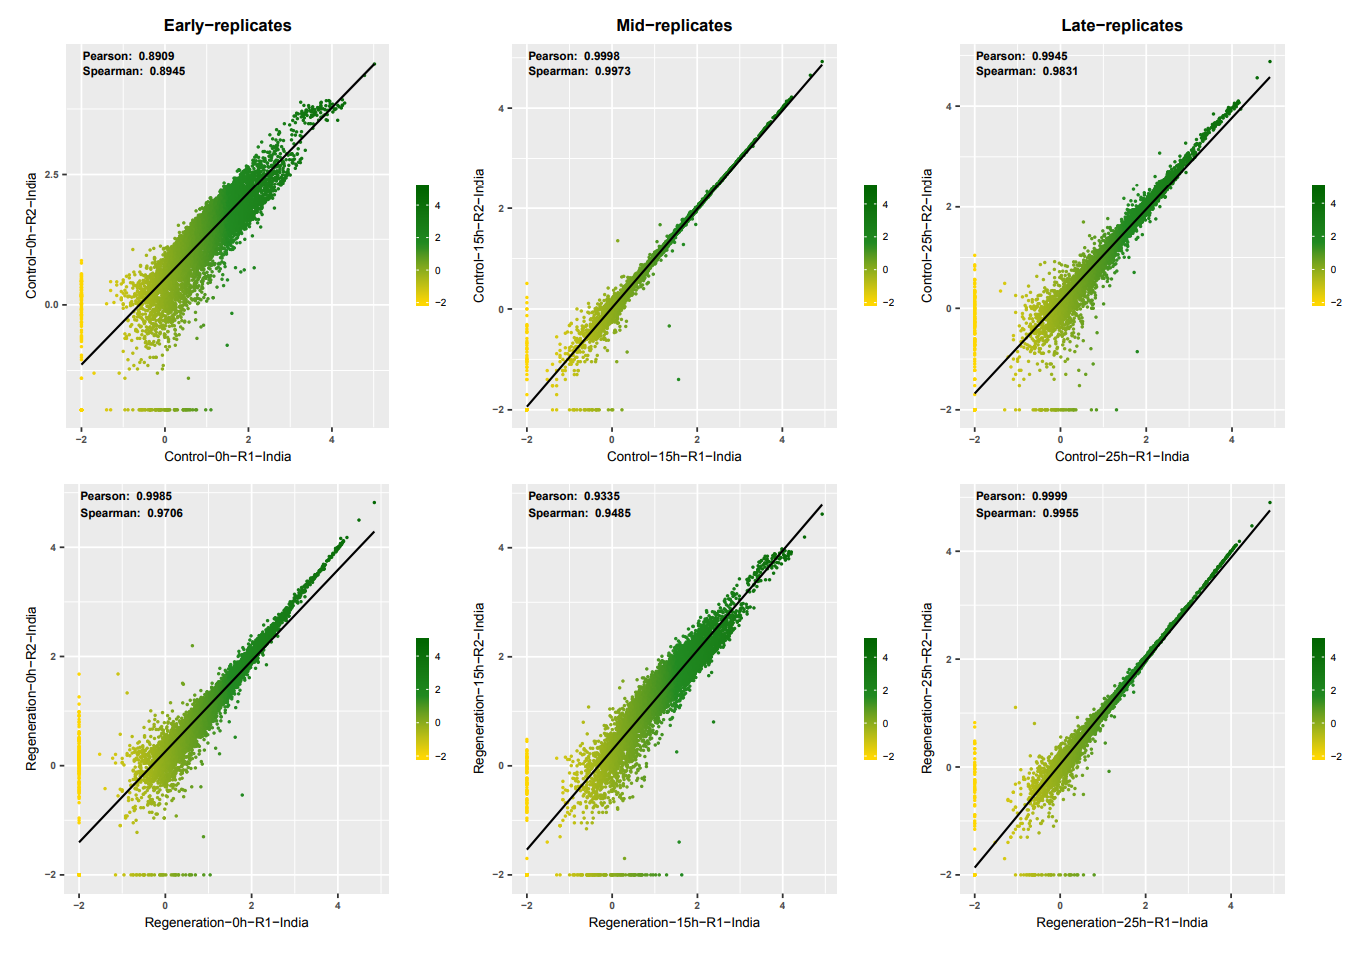

Write the R code that produced this figure.
### Example of Correlation plot: 
### January 20th 2020

library(tidyverse)
library(magrittr)
library(grid)
library(gridExtra)
options(stringsAsFactors = F)
setwd('/users/rg/ramador/D_me/RNA-seq/Covariable_analysis/dm6_r6.29/')

### input data:
datExpr <- readRDS("Results//india.GE.TPM.replicates.L3.cutoff.1TPM.RDS")

### 1) --- L3 replicates analysis: 

pearson <- cor(datExpr[,1], datExpr[,2], method = "pearson") %>% as.numeric
spearman <- cor(datExpr[,1], datExpr[,2], method = "spearman")%>% as.numeric

pearson <- grobTree(textGrob(
    paste("Pearson Correlation : ", round(pearson, 4) ),
    x = 0.63, y = 0.97, hjust = 0, gp = gpar(col = "black", fontsize = 9, fontface = "bold")))
spearman <- grobTree(textGrob(
    paste("Spearman Correlation : ", round(spearman, 4) ),
    x = 0.63, y = 0.93, hjust = 0, gp = gpar(col = "black", fontsize = 9, fontface = "bold")))

## pdf(file = "Plots//Correlation_plots/correlation.L3.pdf", paper = "a4r",
##     width = 0, height=0)

p5 <- ggplot(data = log10(datExpr+0.01),
       aes(x=`L3-R1-India`, y=`L3-R2-India`, color=`L3-R1-India`))+
    geom_point(size=1)+
    scale_color_gradient2(midpoint=1.5, low="gold", mid="forestgreen",high="darkgreen")+
    xlab("log10(TPM+0.01)_L3-R1-India")+ylab("log10(TPM+0.01)_L3-R2-India")+
    geom_smooth(method = "lm", color="black")+ggtitle("L3-replicates")+
    annotation_custom(pearson)+ annotation_custom(spearman)+
    theme(plot.title = element_text(hjust = 0.5,face = "bold"),
          axis.text.y = element_text(face = "bold"), axis.text.x = element_text(face = "bold"),
          text = element_text(size=9), axis.title.x = element_text(face = "bold"),
          axis.title.y = element_text(face="bold"))+
    labs(colour = "log10(TPM+0.01)")


### 1) --- Early replicates analysis: 

### Control: 

pearson <- cor(datExpr[,3], datExpr[,4], method = "pearson") %>% as.numeric
spearman <- cor(datExpr[,3], datExpr[,4], method = "spearman")%>% as.numeric
pearson <- grobTree(textGrob(
    paste("Pearson: ", round(pearson, 4) ),
    x = 0.05, y = 0.97, hjust = 0, gp = gpar(col = "black", fontsize = 7, fontface = "bold")))
spearman <- grobTree(textGrob(
    paste("Spearman: ", round(spearman, 4) ),
    x = 0.05, y = 0.93, hjust = 0, gp = gpar(col = "black", fontsize = 7, fontface = "bold")))


## pdf(file = "Plots//Correlation_plots/correlation.early.pdf", paper = "a4r",
##     width = 0, height=0)

p_early_control <- ggplot(data = log10(datExpr+0.01),
       aes(x=`Control-0h-R1-India`, y=`Control-0h-R2-India`, color=`Control-0h-R1-India`))+
    geom_point(size=0.3)+
    scale_color_gradient2(midpoint=1.5, low="gold", mid="forestgreen",high="darkgreen")+
    xlab("Control-0h-R1-India")+ylab("Control-0h-R2-India")+
    geom_smooth(method = "lm", color="black", size=0.6)+ggtitle("Early-replicates")+
    annotation_custom(pearson)+ annotation_custom(spearman)+
    theme(plot.title = element_text(hjust = 0.5,face = "bold"),
          axis.text.y = element_text(face = "bold"), axis.text.x = element_text(face = "bold"),
          text = element_text(size=8))+labs(colour = "")+
    guides(color = guide_colourbar(barwidth = 0.5, barheight = 5))

## dev.off()

### Regeneration: 

pearson <- cor(datExpr[,5], datExpr[,6], method = "pearson") %>% as.numeric
spearman <- cor(datExpr[,5], datExpr[,6], method = "spearman")%>% as.numeric
pearson <- grobTree(textGrob(
    paste("Pearson: ", round(pearson, 4) ),
    x = 0.05, y = 0.97, hjust = 0, gp = gpar(col = "black", fontsize = 7, fontface = "bold")))
spearman <- grobTree(textGrob(
    paste("Spearman: ", round(spearman, 4) ),
    x = 0.05, y = 0.93, hjust = 0, gp = gpar(col = "black", fontsize = 7, fontface = "bold")))

p_early_reg <- ggplot(data = log10(datExpr+0.01),
                      aes(x=`Regeneration-0h-R1-India`, y=`Regeneration-0h-R2-India`,
                          color=`Regeneration-0h-R1-India`))+
    geom_point(size=0.3)+
    scale_color_gradient2(midpoint=1.5, low="gold", mid="forestgreen",high="darkgreen")+
    xlab("Regeneration-0h-R1-India")+
    ylab("Regeneration-0h-R2-India")+
    geom_smooth(method = "lm", color="black", size=0.6)+
    annotation_custom(pearson)+ annotation_custom(spearman)+
    theme(axis.text.y = element_text(face = "bold"), axis.text.x = element_text(face = "bold"),
          text = element_text(size=8))+labs(colour = "")+
    guides(color = guide_colourbar(barwidth = 0.5, barheight = 5))


### 2) --- Mid replicates analysis: 
### Control: 

pearson <- cor(datExpr[,7], datExpr[,8], method = "pearson") %>% as.numeric
spearman <- cor(datExpr[,7], datExpr[,8], method = "spearman")%>% as.numeric
pearson <- grobTree(textGrob(
    paste("Pearson: ", round(pearson, 4) ),
    x = 0.05, y = 0.97, hjust = 0, gp = gpar(col = "black", fontsize = 7, fontface = "bold")))
spearman <- grobTree(textGrob(
    paste("Spearman: ", round(spearman, 4) ),
    x = 0.05, y = 0.93, hjust = 0, gp = gpar(col = "black", fontsize = 7, fontface = "bold")))

p_mid_control <- ggplot(data = log10(datExpr+0.01),
                        aes(x=`Control-15h-R1-India`, y=`Control-15h-R2-India`,
                            color=`Control-15h-R1-India`))+ geom_point(size=0.3)+
    scale_color_gradient2(midpoint=1.5, low="gold", mid="forestgreen",high="darkgreen")+
    xlab("Control-15h-R1-India")+
    ylab("Control-15h-R2-India")+
    geom_smooth(method = "lm", color="black",size=0.6)+ggtitle("Mid-replicates")+
    annotation_custom(pearson)+ annotation_custom(spearman)+
    theme(plot.title = element_text(hjust = 0.5,face = "bold"),
          axis.text.y = element_text(face = "bold"), axis.text.x = element_text(face = "bold"),
          text = element_text(size=8))+labs(colour = "")+
    guides(color = guide_colourbar(barwidth = 0.5, barheight = 5))
    


### Regeneration: 
pearson <- cor(datExpr[,9], datExpr[,10], method = "pearson") %>% as.numeric
spearman <- cor(datExpr[,9], datExpr[,10], method = "spearman")%>% as.numeric
pearson <- grobTree(textGrob(
    paste("Pearson: ", round(pearson, 4) ),
    x = 0.05, y = 0.97, hjust = 0, gp = gpar(col = "black", fontsize = 7, fontface = "bold")))
spearman <- grobTree(textGrob(
    paste("Spearman: ", round(spearman, 4) ),
    x = 0.05, y = 0.93, hjust = 0, gp = gpar(col = "black", fontsize = 7, fontface = "bold")))

p_mid_reg <- ggplot(data = log10(datExpr+0.01),
                    aes(x=`Regeneration-15h-R1-India`, y=`Regeneration-15h-R2-India`,
                        color=`Regeneration-15h-R1-India`))+
    geom_point(size=0.3)+
    scale_color_gradient2(midpoint=1.5, low="gold", mid="forestgreen",high="darkgreen")+
    xlab("Regeneration-15h-R1-India")+
    ylab("Regeneration-15h-R2-India")+
    geom_smooth(method = "lm", color="black", size=0.6)+
    annotation_custom(pearson)+ annotation_custom(spearman)+
    theme(axis.text.y = element_text(face = "bold"), axis.text.x = element_text(face = "bold"),
          text = element_text(size=8))+labs(colour = "")+
    guides(color = guide_colourbar(barwidth = 0.5, barheight = 5))


### 3) --- Late replicates analysis: 

### Control: 
pearson <- cor(datExpr[,11], datExpr[,12], method = "pearson") %>% as.numeric
spearman <- cor(datExpr[,11], datExpr[,12], method = "spearman")%>% as.numeric
pearson <- grobTree(textGrob(
    paste("Pearson: ", round(pearson, 4) ),
    x = 0.05, y = 0.97, hjust = 0, gp = gpar(col = "black", fontsize = 7, fontface = "bold")))
spearman <- grobTree(textGrob(
    paste("Spearman: ", round(spearman, 4) ),
    x = 0.05, y = 0.93, hjust = 0, gp = gpar(col = "black", fontsize = 7, fontface = "bold")))

p_late_control <- ggplot(data = log10(datExpr+0.01),
                         aes(x=`Control-25h-R1-India`, y=`Control-25h-R2-India`,
                             color=`Control-25h-R1-India`))+geom_point(size=0.3)+
    scale_color_gradient2(midpoint=1.5, low="gold", mid="forestgreen",high="darkgreen")+
    xlab("Control-25h-R1-India")+
    ylab("Control-25h-R2-India")+
    geom_smooth(method = "lm", color="black", size=0.6)+ggtitle("Late-replicates")+
    annotation_custom(pearson)+ annotation_custom(spearman)+
    theme(plot.title = element_text(hjust = 0.5,face = "bold"),
          axis.text.y = element_text(face = "bold"), axis.text.x = element_text(face = "bold"),
          text = element_text(size=8))+labs(colour = "")+
    guides(color = guide_colourbar(barwidth = 0.5, barheight = 5))


### Regeneration: 
pearson <- cor(datExpr[,13], datExpr[,14], method = "pearson") %>% as.numeric
spearman <- cor(datExpr[,13], datExpr[,14], method = "spearman")%>% as.numeric
pearson <- grobTree(textGrob(
    paste("Pearson: ", round(pearson, 4) ),
    x = 0.05, y = 0.97, hjust = 0, gp = gpar(col = "black", fontsize = 7, fontface = "bold")))
spearman <- grobTree(textGrob(
    paste("Spearman: ", round(spearman, 4) ),
    x = 0.05, y = 0.93, hjust = 0, gp = gpar(col = "black", fontsize = 7, fontface = "bold")))

p_late_reg <- ggplot(data = log10(datExpr+0.01),
       aes(x=`Regeneration-25h-R1-India`, y=`Regeneration-25h-R2-India`,
           color=`Regeneration-25h-R1-India`))+
    geom_point(size=0.3)+
    scale_color_gradient2(midpoint=1.5, low="gold", mid="forestgreen",high="darkgreen")+
    xlab("Regeneration-25h-R1-India")+
    ylab("Regeneration-25h-R2-India")+
    geom_smooth(method = "lm", color="black", size=0.6)+
    annotation_custom(pearson)+ annotation_custom(spearman)+
    theme(axis.text.y = element_text(face = "bold"), axis.text.x = element_text(face = "bold"),
          text = element_text(size=8))+labs(colour = "")+
    guides(color = guide_colourbar(barwidth = 0.5, barheight = 5))

## pdf(file ="Plots//Correlation_plots/correlation.all.time.points.pdf" , paper = "a4r",
##     width = 0, height = 0)

## grid.arrange(p_early_control,p_mid_control,p_late_control, p_early_reg,
##              p_mid_reg, p_late_reg, ncol=3)

## dev.off()
